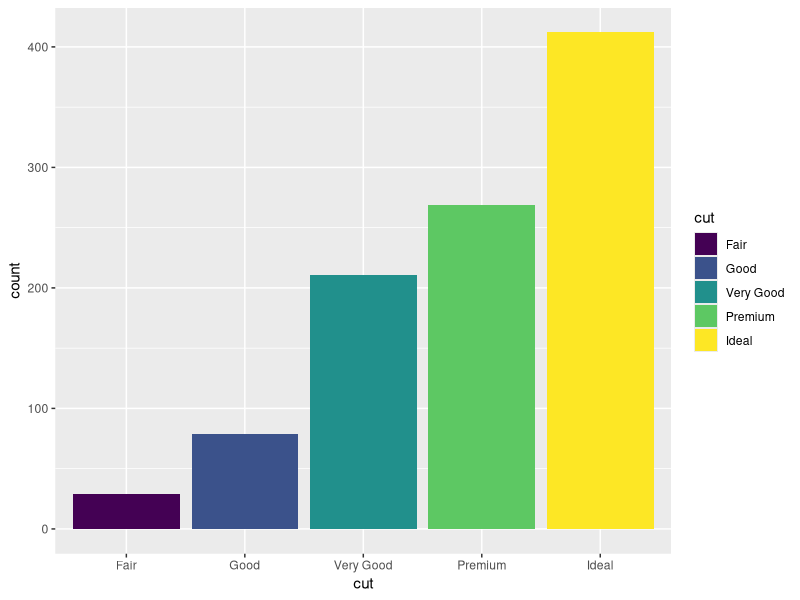
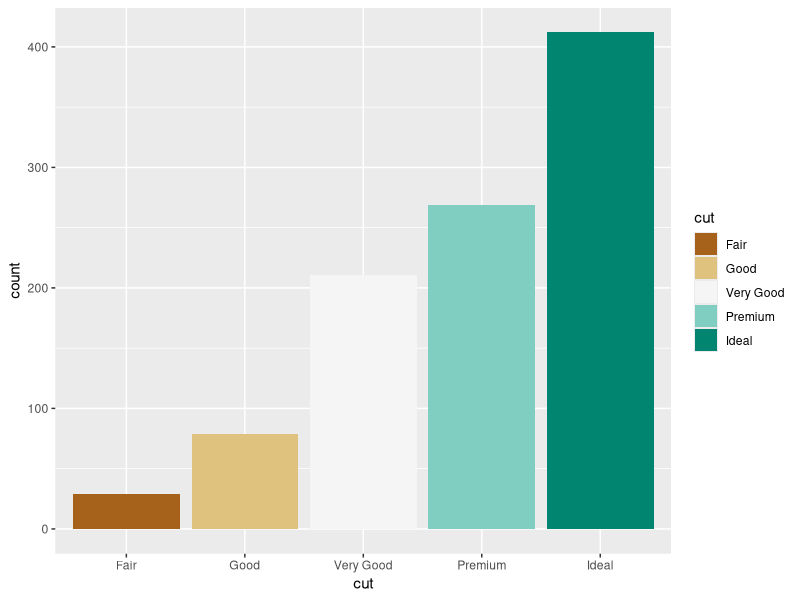
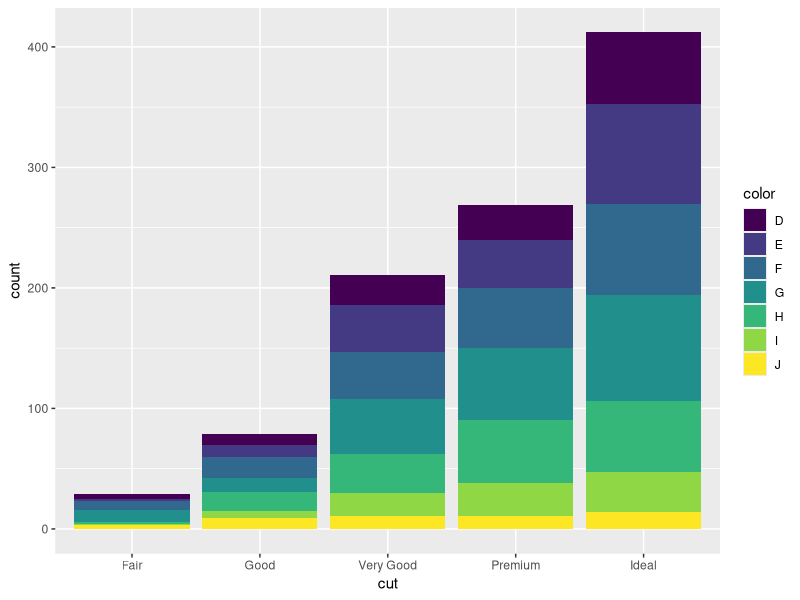
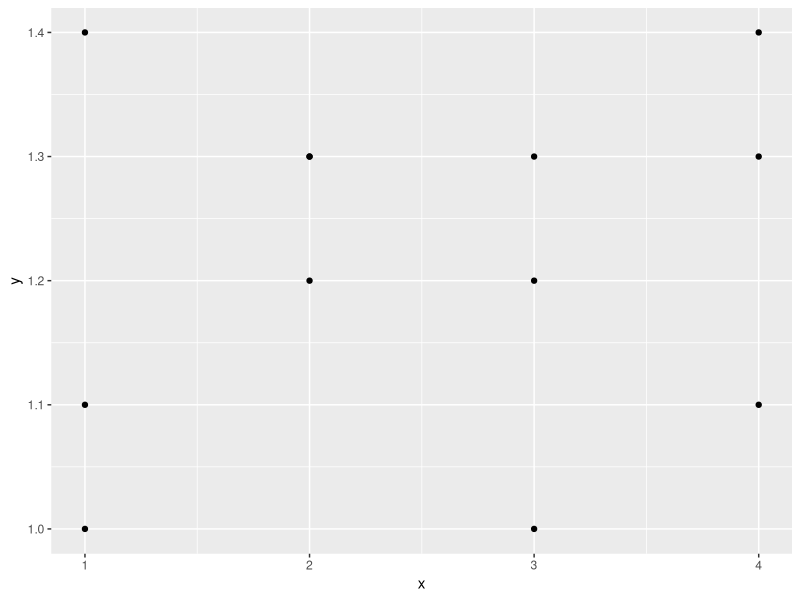
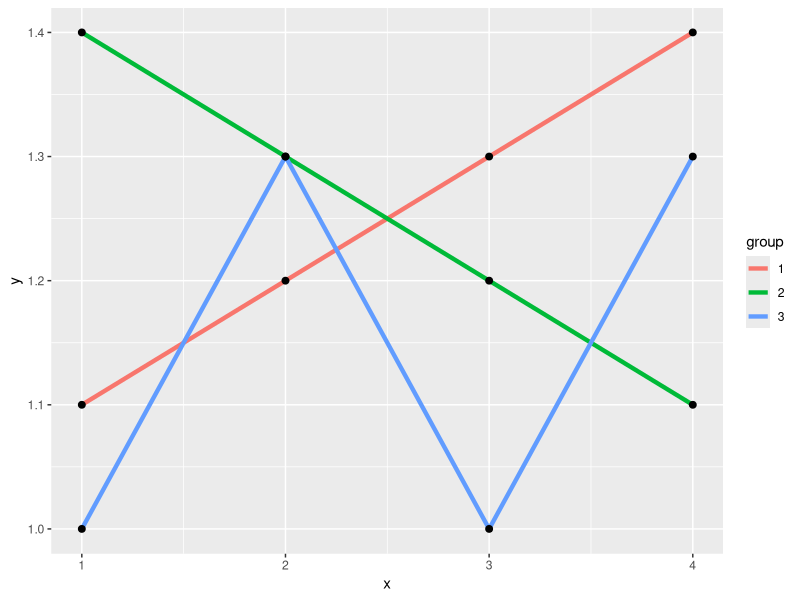
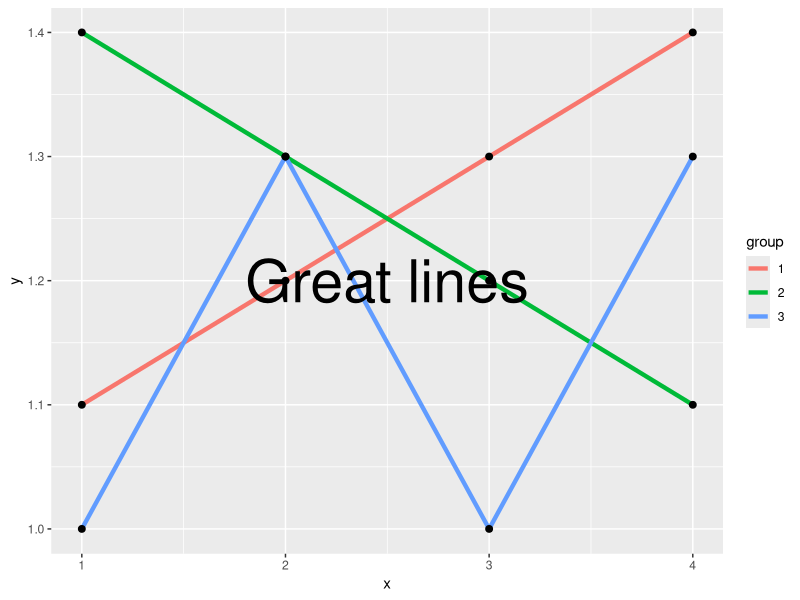
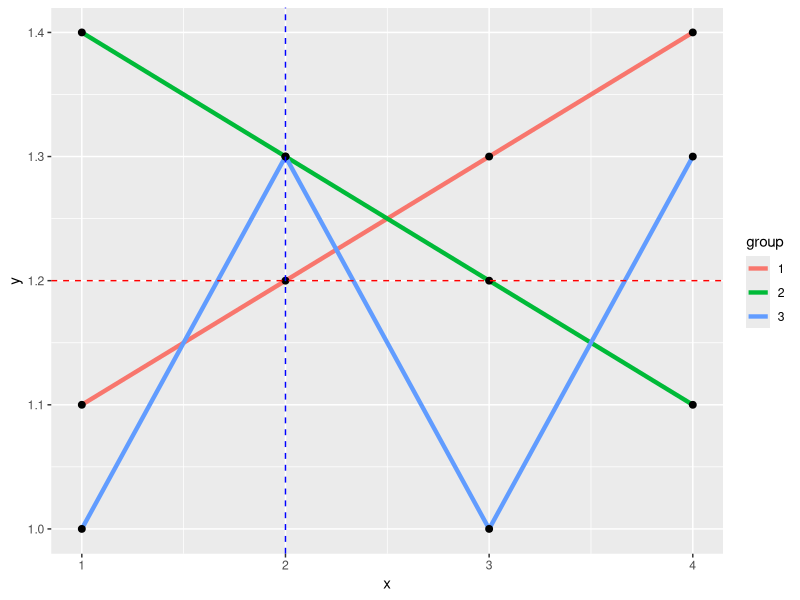
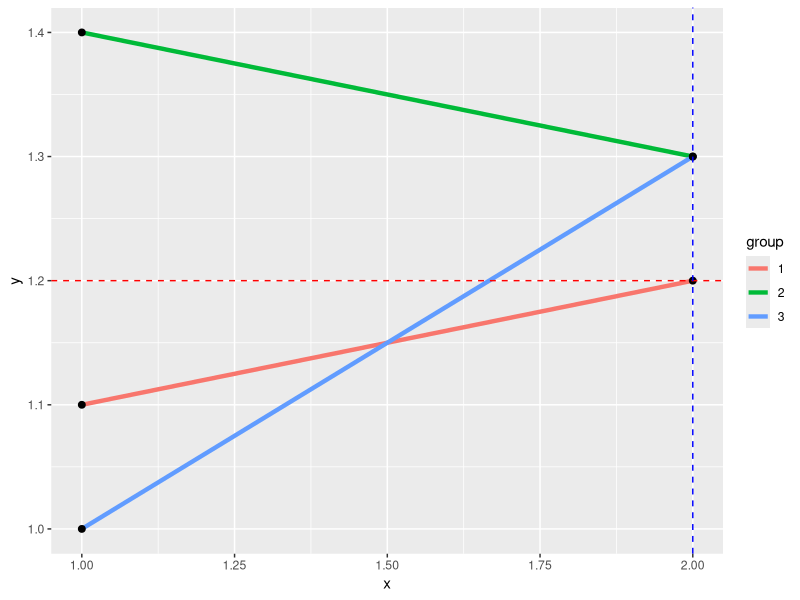

These figures' R source, in order:
library(tidyverse)
library(RColorBrewer)

# Preview the data
diamonds
diamonds_subset = sample_n(diamonds, 1000, replace=FALSE)


# Bar charts are another example of a statistical transformation
# (like histograms). 
ggplot(diamonds_subset, aes(x=cut)) +
  geom_bar(aes(fill=cut))

# Create a custom color scale
?brewer.pal
myColors = brewer.pal(5,"BrBG") # produces an array/list of colors
names(myColors) = levels(diamonds_subset$cut) # converts to a named list

ggplot(diamonds_subset, aes(x=cut)) +
  geom_bar(aes(fill=cut)) +
  scale_fill_manual(values = myColors) # provides color scale for fill aesthetic



# Stacked bar charts are created by mapping a variable to the fill
# aesthetic
ggplot(diamonds_subset, aes(x=cut)) +
  geom_bar(aes(fill=color))

# To connect lines, you need to group points
df = tibble(x = c(1,2,3,4,1,2,3,4,1,2,3,4), 
            y = c(1.1,1.2,1.3,1.4,1.4,1.3,1.2,1.1,1,1.3,1,1.3),
            group = factor(c(1,1,1,1,2,2,2,2,3,3,3,3)))

df

ggplot(df, aes(x=x, y=y, group=group)) +
  geom_point()

ggplot(df, aes(x=x, y=y, group=group)) +
  geom_line(size=1.5, aes(color=group)) +
  geom_point(size=2)



# Annotations can be added using an "annotation" layer
# https://ggplot2.tidyverse.org/reference/annotate.html
ggplot(df, aes(x=x, y=y, group=group)) +
  geom_line(size=1.5, aes(color=group)) +
  geom_point(size=2) +
  annotate("text", x = 2.5, y = 1.2, label = "Great lines", size=15)

ggplot(df, aes(x=x, y=y, group=group)) +
  geom_line(size=1.5, aes(color=group)) +
  geom_point(size=2) +
  geom_hline(yintercept = 1.2, color='red', linetype='dashed') +
  geom_vline(xintercept = 2, color='blue', linetype='dashed')



# You can change the default axis limits
ggplot(df, aes(x=x, y=y, group=group)) +
  geom_line(size=1.5, aes(color=group)) +
  geom_point(size=2) +
  geom_hline(yintercept = 1.2, color='red', linetype='dashed') +
  geom_vline(xintercept = 2, color='blue', linetype='dashed') +
  xlim(1,2)


# The classic ggplot theme isn't bad, but often it's good to 
# have simpler backgrounds and plot structure
ggplot(df, aes(x=x, y=y, group=group)) +
  geom_line(size=1.5, aes(color=group)) +
  geom_point(size=2) +
  geom_hline(yintercept = 1.2, color='red', linetype='dashed') +
  geom_vline(xintercept = 2, color='blue', linetype='dashed') +
  theme_minimal()


# More generally, any characteristic of a figure can be changed 
# using the theme layer
ggplot(df, aes(x=x, y=y, group=group)) +
  geom_line(size=1.5, aes(color=group)) +
  geom_point(size=2) +
  geom_hline(yintercept = 1.2, color='red', linetype='dashed') +
  geom_vline(xintercept = 2, color='blue', linetype='dashed') +
  theme_light() +
  theme(legend.position = "none", 
        axis.ticks.length = unit(2, "cm"))


# You can include special fonts or symbols in your 
# titles and labels using the "expression" function
ggplot(diamonds, aes(x=cut)) +
  geom_bar() +
labs(x='Diamond Type',
     y=expression(paste('Count'['diamond'])),
     title=expression(paste('Higher quality diamonds are most common'^{'usually'})))

# Follow the link in the slides for more detailed examples, but to get started:
# paste() concatenates strings together
# [] = subscript
# ^{} = superscript